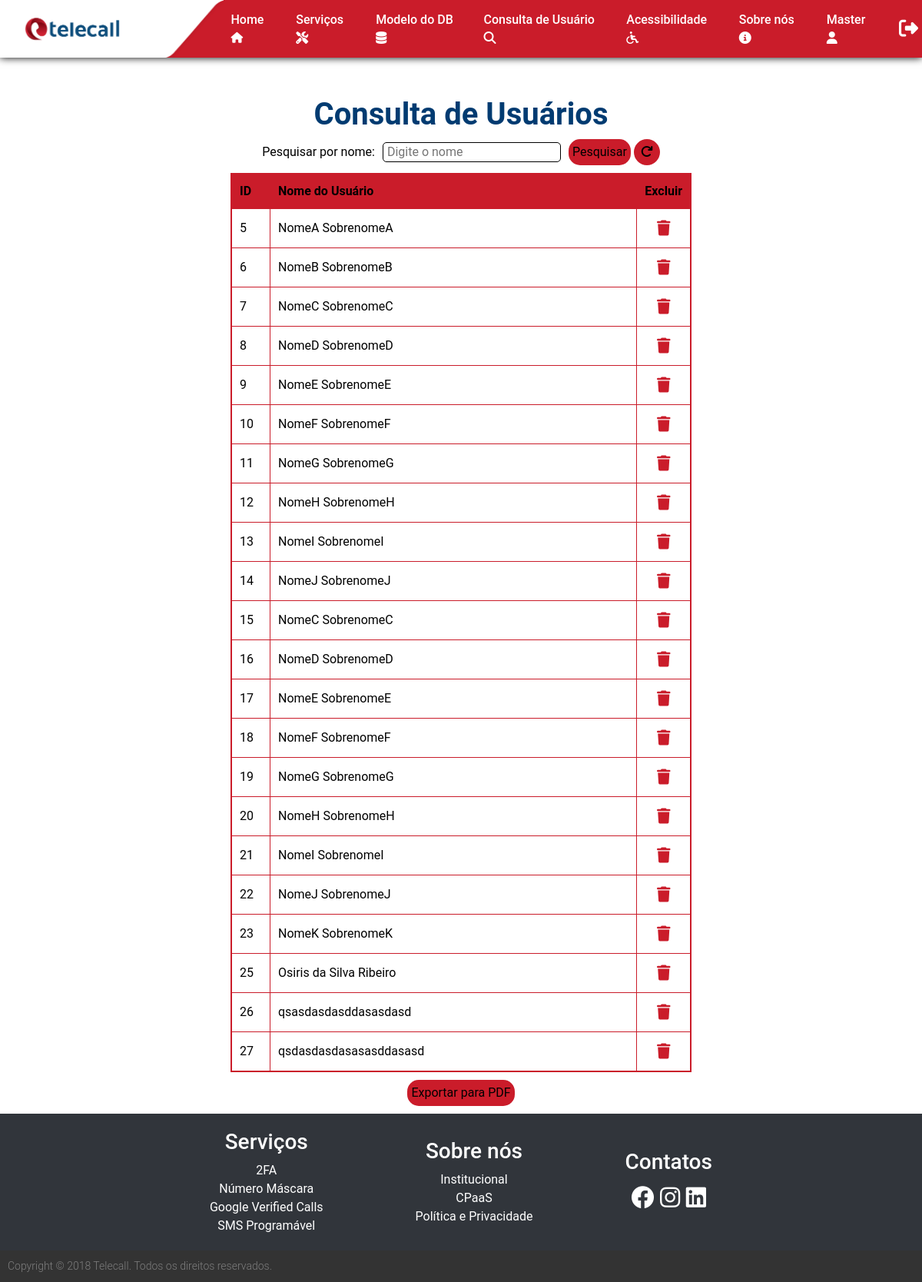
Screenshot of /ConsultaUsuario.php (signed in) with the database file from the repository.
### tables this page shows
CREATE TABLE `usuario` (
  `idUsuario` int(11) NOT NULL AUTO_INCREMENT,
  `usuario` varchar(40) NOT NULL,
  `nome` varchar(80) NOT NULL,
  `cpf` varchar(20) NOT NULL,
  `dataNasc` varchar(10) NOT NULL,
  `genero` varchar(10) NOT NULL,
  `nomeM` varchar(80) NOT NULL,
  `tel` varchar(20) NOT NULL,
  `cel` varchar(20) NOT NULL,
  `endereco` varchar(200) NOT NULL,
  `senha` varchar(200) NOT NULL,
  `cep` varchar(45) NOT NULL,
  `perfil` int(1) NOT NULL,
  PRIMARY KEY (`idUsuario`)
);

### ConsultaUsuario.php (the view, shortened to what this page needs)
<!DOCTYPE html>
<html lang="pt-br">
<head>
    <link href="https://cdn.jsdelivr.net/npm/bootstrap@5.3.0-alpha3/dist/css/bootstrap.min.css" rel="stylesheet">
    <link rel="stylesheet" href="https://cdnjs.cloudflare.com/ajax/libs/font-awesome/6.4.0/css/all.min.css" />
    <link href="https://cdn.jsdelivr.net/npm/aos@2.3.4/dist/aos.css" rel="stylesheet">
    <link rel="stylesheet" href="css/Estilos.css">
</head>
<body>
    <?php include_once 'header.php'; ?>
    <div id="content">
        <div class="consulta-table">
            <h1>Consulta de Usuários</h1>
            <form action="" method="get" class="pesquisa-table">
                <label for="pesquisa">Pesquisar por nome:</label>
                <input name="pesquisa" class="pesquisa-input" type="text" id="pesquisa" placeholder="Digite o nome">
                <div>
                    <button type="submit" class="botao">Pesquisar</button>
                    <button href="ConsultaUsuario.php" class=" botao botao-reset"><i class="fa-solid fa-arrow-rotate-right"></i></button>
                </div>
            </form>
            <div id="tabelaUsuarios">
                <table>
                    <thead>
                        <tr>
                            <th>ID</th>
                            <th>Nome do Usuário</th>
                            <th class="delete-coluna">Excluir</th>
                        </tr>
                    </thead>
                    <?php
                        if (isset($_GET['pesquisa'])) {
                            $pesquisa = $_GET["pesquisa"];
                            $query = "SELECT * FROM usuario WHERE nome LIKE '%$pesquisa%' AND perfil = 1";
                            $result = mysqli_query($conn, $query);
                        } else {
                            $query = "SELECT * FROM usuario WHERE perfil = 1";
                            $result = mysqli_query($conn, $query);
                        }
                        if (mysqli_num_rows($result) > 0) {
                            while ($row = mysqli_fetch_assoc($result)) {
                                echo "
                                <tr>
                                    <td width='50px'>{$row['idUsuario']}</td>
                                    <td id='nomes'>{$row['nome']}</td>
                                    <td class='delete-icon'>
                                        <a href='#' class='delete-botao' data-id='{$row['idUsuario']}'><i class='fa-solid fa-trash'></i></a>
                                    </td>
                                </tr>";
                            }
                            echo "</table>";
                        } else {
                            echo "
                                    <tr>
                                        <td colspan='3'>Nenhum usuário foi encontrado.</td>
                                    </tr>
                                </table>";
                        }
                    ?>
            </div>
            <button id="exportarPDF" class="botao" onclick="createPDF()">Exportar para PDF</button>
        </div>
    </div>
    <?php include_once 'footer.php'; ?>
    </body>
</html>

### header.php (shortened to what this page needs)
<header>
        <nav class="navbar navbar-expand-xl vermelho-telecall" data-bs-theme="dark">
            <div class="container-fluid">
                <a class="navbar-brand" href="index.php"><img id="logo" src="imagens/LogoTelecall1.png" width="290.63" height="75"></a>
                <div class="collapse navbar-collapse" id="navbarTogglerDemo02">
                    <ul class="navbar-nav me-auto mb-2 mb-lg-0">
                        <li class="nav-item dropdown">
                            <a class="nav-link nav-hover" href="index.php">
                                Home <i class="fa-solid fa-house fa-sm"></i>
                            </a>
                        </li>
                    </ul>
                    <?php
                    if(isset($_SESSION['perfil'])){
                        echo'
                        <ul class="navbar-nav me-auto mb-2 mb-lg-0">
                            <li class="nav-item dropdown">
                                <a class="nav-link nav-hover" href="#" role="button" data-bs-toggle="dropdown" aria-expanded="false">
                                    Serviços <i class="fa-solid fa-screwdriver-wrench"></i>
                                </a>
                                <ul class="dropdown-menu">
                                    <li><a class="dropdown-item" href="2FA.php">2FA</a></li>
                                    <li><a class="dropdown-item" href="NumeroMascara.php">Número Máscara</a></li>
                                    <li><a class="dropdown-item" href="GVC.php">Google Verified Calls</a></li>
                                    <li><a class="dropdown-item" href="SMS.php">SMS Programável</a></li>
                                </ul>
                            </li>
                        </ul>
                        <ul class="navbar-nav me-auto mb-2 mb-lg-0">
                            <li class="nav-item dropdown">
                                <a class="nav-link nav-hover" href="ModeloDB.php">
                                    Modelo do DB <i class="fa-solid fa-database"></i>
                                </a>
                            </li>
                        </ul>
                    ';
                    }
                        if(isset($_SESSION['perfil']) && ($_SESSION['perfil'] == 2)){
                            echo '
                            <ul class="navbar-nav me-auto mb-2 mb-lg-0">
                                <li class="nav-item dropdown">
                                    <a class="nav-link nav-hover" href="ConsultaUsuario.php">
                                        Consulta de Usuário <i class="fa-solid fa-magnifying-glass"></i>
                                    </a>
                                </li>
                            </ul>
                            ';
                        }
                    ?>
                    <ul class="navbar-nav me-auto mb-2 mb-lg-0">
                        <li class="nav-item dropdown">
                            <a class="nav-link nav-hover" href="#" role="button" data-bs-toggle="dropdown" aria-expanded="false">
                                Acessibilidade <i class="fa-solid fa-wheelchair"></i>
                            </a>
                        </li>
                    </ul>
                    <ul class="navbar-nav me-auto mb-2 mb-lg-0">
                        <li class="nav-item dropdown">
                            <a class="nav-link nav-hover" href="#" role="button" data-bs-toggle="dropdown" aria-expanded="false">
                                Sobre nós <i class="fa-solid fa-circle-info"></i>
                            </a>
                        </li>
                    </ul>
                    <?php
                        if(isset($_SESSION['perfil'])){
                            echo '
                            <ul class="navbar-nav me-auto mb-2 mb-lg-0">
                                <li class="nav-item nav-hover">
                                    <a class="nav-link" href="Perfil.php" role="button">
                                        <p id="cliente">'.
                                            $_SESSION["usuario"].'
                                        </p>
                                        <i class="fa-solid fa-user"></i>
                                    </a>
                                </li>
                            </ul>
                            <ul class="navbar-nav me-auto mb-2 mb-lg-0">
                                <li class="nav-item nav-hover">
                                    <form id="formLogout" action="php/Deslogar.php">
                                        <button id="logout" type="submit"><i class="fas fa-right-from-bracket"></i></button>
                                    </form>
                                </li>
                            </ul>
                            ';
                        }
                    ?>
                </div>
            </div>
        </nav>
    </header>

### footer.php
<footer>
        <div id="footer_content">
            <ul class="footer_list">
                <li>
                    <h3>Serviços</h3>
                </li>
                <li>
                    <a href="2FA.php" class="footer_link">2FA</a>
                </li>
                <li>
                    <a href="NumeroMascara.php" class="footer_link">Número Máscara</a>
                </li>
                <li>
                    <a href="GVC.php" class="footer_link">Google Verified Calls</a>
                </li>
                <li>
                    <a href="SMS.php" class="footer_link">SMS Programável</a>
                </li>
            </ul>
	        <ul class="footer_list">
		        <li>
		        	<h3>Sobre nós</h3>
		        </li>
		        <li>
		        	<a href="SobreNos.php" class="footer_link">Institucional</a>
		        </li>
		        <li>
		        	<a href="index.php#oquee" class="footer_link">CPaaS</a>
		        </li>
		        <li>
		        	<a href="PoliticaPrivacidade.php" class="footer_link">Política e Privacidade</a>
		        </li>
	        </ul>
            <div id="footer_contacts">
                <h3>Contatos</h3>
                <a href="https://www.facebook.com/TelecallBr" id="facebook">
                    <i class="fa-brands fa-facebook"></i>
                </a>
                <a href="https://www.instagram.com/telecallbr/" id="instagram">
                    <i class="fa-brands fa-instagram"></i>
                </a>
                <a href="https://www.linkedin.com/company/telecall/" id="linkedin">
                    <i class="fa-brands fa-linkedin"></i>
                </a>
        </div>
        </div>
        <div id="footer_bottom">
            <p>Copyright © 2018 Telecall. Todos os direitos reservados.</p>
        </div>
    </footer>

### css/Estilos.css (style rules this page uses)
:root { --cor-fundo: #FFFFFF; --cor-letra: #000000; --cor-letra2: #FFFFFF; --cor-h1: #003b71; --cor-fundo2: #dde8ff; --cor-fundinho: #c8daff; --cor-nav: #ca1c2a; --cor-navhover: #b81b28; --cor-celularnoti: #bdbdbda6; }
* { margin: 0; padding: 0; font-family: "Roboto", Sans-serif; }
#content h1 { color: var(--cor-h1); font-weight: 600; text-align: center; margin-left: 10px; margin-right: 10px; }
div, img { transition: background-color 0.5s; }
.vermelho-telecall { background-color: var(--cor-nav); }
#logo { padding: 0; position: absolute; top: 0; }
.navbar-brand { width: 280px; height: 75px; position: static; padding: 0px; }
.navbar { height: 75px; padding: 0px; box-shadow: 0 0 10px black; transition: 0.5s; z-index: 100; }
.container-fluid { padding: 0px; }
.navbar-collapse { gap: 10px; z-index: 10; background-color: transparent; transition: 0.5s; }
.nav-link { font-weight: 500; color: white; }
.navbar-collapse { flex-grow: 0.1; }
#footer_content { display: flex; align-items: center; justify-content: center; gap: 10vw; flex-wrap: wrap; text-align: center; background-color: #31353b; margin: 0px; color: #ffffff; padding: 20px 50px; }
#footer_contacts a { text-decoration: none; color: #ffffff; font-size: 30px; transition: 0.5s; }
#footer_bottom { background-color: #333333; margin: 0px; }
#footer_bottom p { color: rgba(255,255,255,0.37); font-size: 14px; font-weight: 300; padding: 10px; margin: 0px; }
.footer_link { text-decoration: none; color: #ffffff; }
.footer_list { list-style: none; margin: 0; padding: 0; }
#content { background-color: var(--cor-fundo); min-height: 70vh; }
#cliente { display: inline; margin-right: 5px; }
.consulta-table { width: 50%; margin: 0 auto; display: flex; flex-direction: column; justify-content: center; align-items: center; }
.pesquisa-table { margin-bottom: 10px; display: flex; gap: 10px; flex-wrap: wrap; align-items: center; }
.pesquisa-table { color: var(--cor-letra); }
.consulta-table h1 { padding-top: 50px; }
.consulta-table #tabelaUsuarios, table { border-collapse: collapse; width: 100%; }
.consulta-table #tabelaUsuarios, table, th, td { color: var(--cor-letra); border: 1px solid var(--cor-nav); }
.consulta-table th, td { padding: 10px; text-align: left; }
.consulta-table th { background-color: var(--cor-nav); }
.delete-coluna { width: 10px; text-align: center; }
.delete-icon { text-align: center; font-size: 20px; color: #c50010; }
.delete-botao { color: #ca1c2a; transition: 0.5s; }
.pesquisa-input { padding: 0 5px; border-radius: 5px; border: 1px solid black; }
#logout { background-color: transparent; border: none; font-size: 25px; padding: 0 5px; }
@media (min-width: 1200px) { .navbar-expand-xl .navbar-nav .nav-link { padding-right: 0.4rem; padding-left: 0.4rem; } }
.botao { background-color: var(--cor-nav); border-radius: 15px; border: none; color: var(--cor-letra); padding: 5px; }
.botao-reset { border-radius: 50%; width: 34px; }
#exportarPDF { justify-self: center; margin: 10px 0; }
#tabelaUsuarios td:nth-child(2) { max-width: 150px; word-wrap: break-word; }

### rows the page displays
usuario: idUsuario "5", nome "NomeA SobrenomeA"
usuario: idUsuario "6", nome "NomeB SobrenomeB"
usuario: idUsuario "7", nome "NomeC SobrenomeC"
usuario: idUsuario "8", nome "NomeD SobrenomeD"
usuario: idUsuario "9", nome "NomeE SobrenomeE"
usuario: idUsuario "10", nome "NomeF SobrenomeF"
usuario: idUsuario "11", nome "NomeG SobrenomeG"
usuario: idUsuario "12", nome "NomeH SobrenomeH"
usuario: idUsuario "13", nome "NomeI SobrenomeI"
usuario: idUsuario "14", nome "NomeJ SobrenomeJ"
usuario: idUsuario "15", nome "NomeC SobrenomeC"
usuario: idUsuario "16", nome "NomeD SobrenomeD"
usuario: idUsuario "17", nome "NomeE SobrenomeE"
usuario: idUsuario "18", nome "NomeF SobrenomeF"
usuario: idUsuario "19", nome "NomeG SobrenomeG"
usuario: idUsuario "20", nome "NomeH SobrenomeH"
usuario: idUsuario "21", nome "NomeI SobrenomeI"
usuario: idUsuario "22", nome "NomeJ SobrenomeJ"
usuario: idUsuario "23", nome "NomeK SobrenomeK"
usuario: idUsuario "25", nome "Osiris da Silva Ribeiro"
usuario: idUsuario "26", nome "qsasdasdasddasasdasd"
usuario: idUsuario "27", nome "qsdasdasdasasasddasasd"

### other values shown
$_SESSION["usuario"] "Master"
